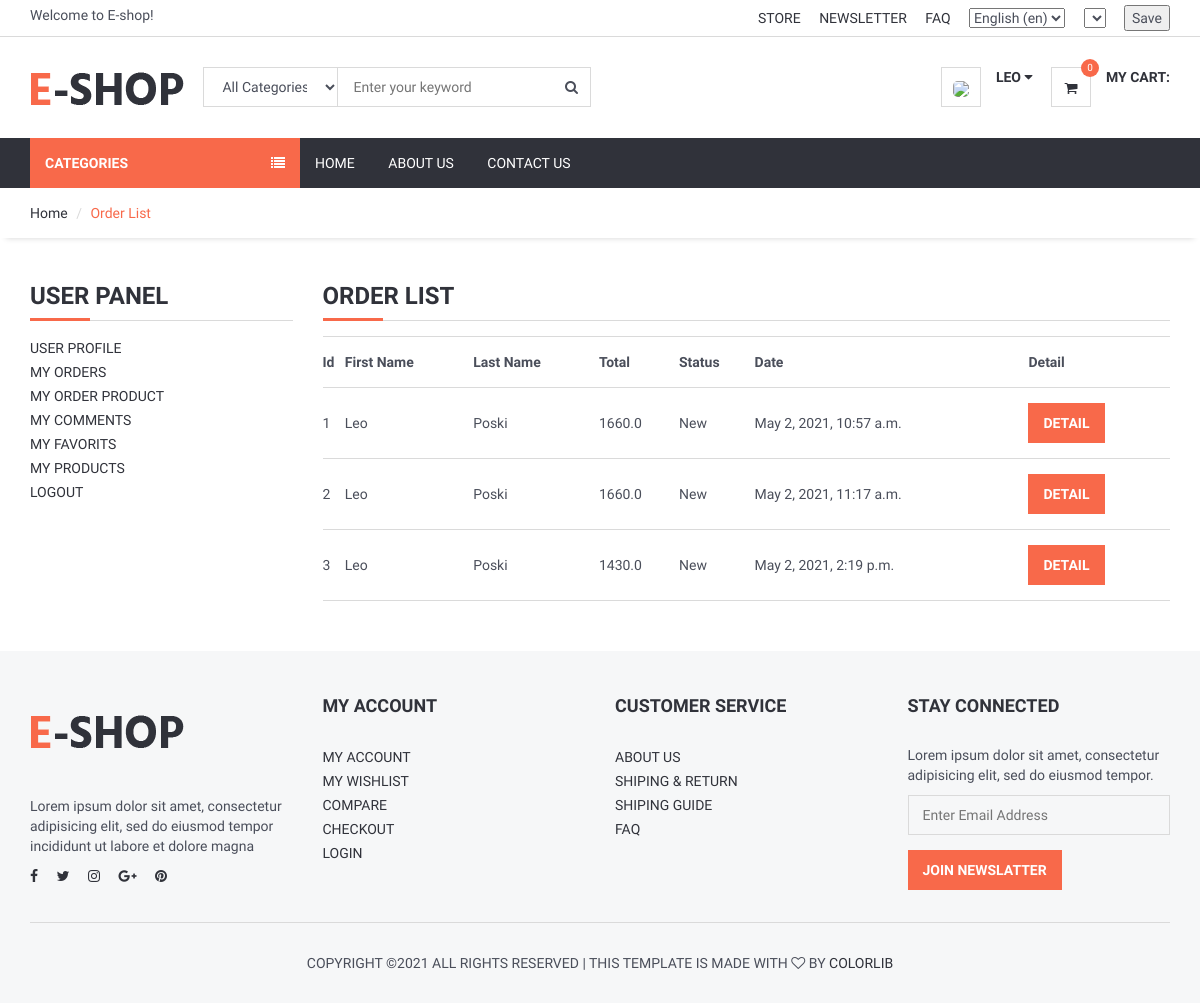
Screenshot of /user/orders/ (signed in) with the database file from the repository.
### order/models.py (models this page shows, shortened)
class Order(models.Model):
    STATUS = (
        ('New', 'New'),
        ('Accepted', 'Accepted'),
        ('Preaparing', 'Preaparing'),
        ('OnShipping', 'OnShipping'),
        ('Completed', 'Completed'),
        ('Canceled', 'Canceled'),
    )
    user = models.ForeignKey(User, on_delete=models.SET_NULL, null=True)
    code = models.CharField(max_length=5, editable=False)
    first_name = models.CharField(max_length=10)
    last_name = models.CharField(max_length=10)
    phone = models.CharField(blank=True, max_length=20)
    address = models.CharField(blank=True, max_length=150)
    city = models.CharField(blank=True, max_length=20)
    country = models.CharField(blank=True, max_length=20)
    total = models.FloatField()
    status = models.CharField(max_length=10, choices=STATUS, default='New')
    ip = models.CharField(blank=True, max_length=20)
    adminnote = models.CharField(blank=True, max_length=100)
    create_at = models.DateTimeField(auto_now_add=True)
    update_at = models.DateTimeField(auto_now=True)

### user/views.py (the view)
# urls.py: path('orders/', views.user_orders, name='user_orders'),
@login_required(login_url='/login') # Check login
def user_orders(request):
    current_user = request.user
    orders=Order.objects.filter(user_id=current_user.id)
    context = {#'category': category,
               'orders': orders,
               }
    return render(request, 'user_orders.html', context)

### home/templatetags/myapptags.py (called while the page is built)
@register.simple_tag
def shopcartcount(userid):
    count = ShopCart.objects.filter(user_id=userid).count()
    return count

### user/templates/user_orders.html (shortened to what this page needs)
{% extends 'homebase.html' %}
{% block sidebar %} {% include 'sidebar.html' %} {% endblock %}
{% block body %}
    <div id="breadcrumb">
        <div class="container">
            <ul class="breadcrumb">
                <li><a href="/">Home</a></li>
                <li class="active">Order List</li>
            </ul>
        </div>
    </div>
    <div class="section">
        <div class="container">
            <div class="row">
                <div class="col-md-3">
                    {% include "user_panel.html" %}
                </div>
                <div class="col-md-9">
                    <div class="order-summary clearfix">
                        <div class="section-title">
                            <h3 class="title">Order List</h3>
                        </div>
                        <table class="shopping-cart-table table">
                            <tr>
                                <th class="text-left">Id </th>
                                <th class="text-left">First Name </th>
                                <th class="text-left">Last Name </th>
                                <th class="text-left">Total </th>
                                <th class="text-left">Status </th>
                                <th class="text-left">Date </th>
                                <th class="text-left">Detail </th>
                            </tr>
                            {% for rs in orders %}
                                <tr>
                                    <td class="text-left">{{ rs.id}} </td>
                                    <td class="text-left">{{ rs.first_name}} </td>
                                    <td class="text-left">{{ rs.last_name}} </td>
                                    <td class="text-left">{{ rs.total}} </td>
                                    <td class="text-left">{{ rs.status}} </td>
                                    <td class="text-left">{{ rs.create_at}} </td>
                                    <td class="text-left"><a class="primary-btn" href="/user/orderdetail/{{ rs.id }}"> Detail </a></td>
                                </tr>
                            {% endfor %}
                        </table>
                    </div>
                </div>
            </div>
        </div>
    </div>
{% endblock %}

### home/templates/header.html (shortened to what this page needs)
{% load static %}
{% load i18n %}
{% load currency %}
<header>
    <div id="top-header">
        <div class="container">
            <div class="pull-left">
                <span>{% trans "Welcome to E-shop!" %}</span>
            </div>
            <div class="pull-right">
                <ul class="header-top-links">
                    <li><a href="#">{% trans "Store" %}</a></li>
                    <li><a href="#">{% trans "Newsletter" %}</a></li>
                    <li><a href="{% url 'faq' %}">{% trans "FAQ" %}</a></li>
                    <li class="dropdown default-dropdown">
                        <form action="{% url 'selectlanguage' %}" method="post">{% csrf_token %}
                            <select name="language" onchange="submit()" >
                                {% get_current_language as LANGUAGE_CODE %}
                                {% get_available_languages as LANGUAGES %}
                                {% get_language_info_list for LANGUAGES as languages %}
                                {% for language in languages %}
                                    <option value="{{ language.code }}"{% if language.code == LANGUAGE_CODE %} selected{% endif %}>
                                        {{ language.name_local }} ({{ language.code }})
                                    </option>
                                {% endfor %}
                            </select>
                        </form>
                    </li>
                    <li class="dropdown default-dropdown">
                        <form id="currency_switcher" method="POST" action="{% url 'selectcurrency' %}">
                            <select name="currency" onchange="submit()" >
                            </select>
                        </form>
                    </li>
                    <li class="dropdown default-dropdown">
                        <form id="currency_switcher" method="POST" action="{% url 'savelangcur' %}">
                            <input type="submit" value="Save" />
                        </form>
                    </li>
                </ul>
            </div>
        </div>
    </div>
    <div id="header">
        <div class="container">
            <div class="pull-left">
                <div class="header-logo">
                    <a class="logo" href="{% url 'home' %}">
                        <img src="{% static '' %}img/logo.png" alt="">
                    </a>
                </div>
                <div class="header-search">
                    <form action="/search/" method="post">
                        <input id="query" name="query" class="input search-input" type="text" placeholder="Enter your keyword">
                        <select name="catid"  class="input search-categories">
                            <option value="0">{% trans "All Categories" %}</option>
                        </select>
                        <button class="search-btn"><i class="fa fa-search"></i></button>
                    </form>
                </div>
            </div>
            <div class="pull-right" >
                <ul class="header-btns">
                    <li class="header-account dropdown default-dropdown">
                        {% if user.id is not None %}
                            <div class="dropdown-toggle" role="button" data-toggle="dropdown" aria-expanded="true">
                                <div class="header-btns-icon">
                                    <img src="{{ request.session.userimage }}" style="height: 40px; border-radius: 30%">
                                </div>
                                <strong class="text-uppercase">{{ user.first_name }} <i class="fa fa-caret-down"></i></strong>
                            </div>
                        {% else %}
                            <a href="{% url 'login' %}" class="text-uppercase">Login</a> / <a href="{% url 'signup' %}" class="text-uppercase">Sign Up</a>
                        {% endif %}
                    </li>
                    <li class="header-cart dropdown default-dropdown">
                        <a href="{% url 'shopcart'%}" >
                            <div class="header-btns-icon">
                                <i class="fa fa-shopping-cart"></i>
                                {% load myapptags %}
                                {% shopcartcount user.id as count %}
                                <span class="qty">{{ count }}</span>
                            </div>
                            <strong class="text-uppercase">{% trans "My Cart:" %}</strong>
                            <br>
                        </a>
                    </li>
                </ul>
            </div>
        </div>
    </div>
</header>

### static/css/lagacy-style.css (style rules this page uses)
body { font-family: 'Hind', sans-serif; color: #4A4E5A; overflow-x: hidden; }
h1, h2, h3, h4, h5, h6 { color: #30323A; margin: 0 0 10px; font-weight: 700; }
a { color: #30323A; -webkit-transition: 0.3s color; transition: 0.3s color; }
strong { color: #30323A; }
ul, ol { margin: 0; padding: 0; list-style: none }
.main-btn, .primary-btn { display: inline-block; padding: 10px 15px; text-transform: uppercase; font-weight: 700; border: none; -webkit-transition: 0.3s all; transition: 0.3s all; }
.primary-btn { color: #FFF; background-color: #F8694A; }
.input { width: 100%; height: 40px; padding: 0px 15px; border: none; background-color: transparent; -webkit-box-shadow: 0px 0px 0px 1px #DADADA inset, 0px 0px 0px 5px transparent; box-shadow: 0px 0px 0px 1px #DADADA inset, 0px 0px 0px 5px transparent; -webkit-transition: 0.3s all; transition: 0.3s all; }
.section { padding-top: 30px; padding-bottom: 30px; }
.section-title { position: relative; margin-bottom: 15px; margin-top: 15px; border-bottom: 1px solid #DADADA; }
.section-title .title { display: inline-block; text-transform: uppercase; }
.section-title:after { content: ""; position: absolute; left: 0; bottom: -1.5px; height: 3px; width: 60px; background-color: #F8694A; }
#breadcrumb { -webkit-box-shadow: 0px 6px 6px -6px rgba(0, 0, 0, 0.175); box-shadow: 0px 6px 6px -6px rgba(0, 0, 0, 0.175); }
.breadcrumb { background-color: transparent; border: none; border-radius: 0px; padding: 15px 0px; margin: 0; }
.breadcrumb>.active { color: #F8694A; }
.breadcrumb>li+li:before { color: #DADADA; }
#header { padding-top: 15px; padding-bottom: 15px; }
#top-header { padding-top: 5px; padding-bottom: 5px; border-bottom: 1px solid #DADADA; }
.header-top-links>li { display: inline-block; }
.header-top-links>li+li { margin-left: 15px; }
.header-top-links>li>a { cursor: pointer; text-transform: uppercase; }
.header-logo { display: inline-block; margin-right: 15px; }
.header-logo .logo>img { width: 100%; max-height: 70px; }
.header-search { display: inline-block; padding: 15px 0px; max-width: 400px; }
.header-search>form { position: relative; }
.header-search>form .search-input { padding-left: 150px; padding-right: 45px; }
.header-search>form .search-categories { position: absolute; left: 0px; top: 0px; width: 135px; }
.header-search>form .search-btn { position: absolute; top: 0px; right: 0px; width: 40px; height: 40px; background-color: transparent; border: none; }
.header-btns>li { display: inline-block; vertical-align: top; padding: 15px 0px; }
.header-btns>li+li { margin-left: 15px; }
.header-btns>li .header-btns-icon { position: relative; float: left; margin-right: 15px; width: 40px; height: 40px; line-height: 40px; text-align: center; color: #30323A; background-color: #FFF; border: 1px solid #DADADA; }
.header-btns .dropdown-toggle { display: block; cursor: pointer; }
.header-cart .header-btns-icon .qty { position: absolute; right: -9px; top: -9px; width: 18px; height: 18px; line-height: 18px; text-align: center; font-size: 10px; background: #F8694A; color: #FFF; border-radius: 50%; }
.shopping-cart-table>tbody>tr>td, .shopping-cart-table>tbody>tr>th, .shopping-cart-table>tfoot>tr>td, .shopping-cart-table>tfoot>tr>th, .shopping-cart-table>thead>tr>td, .shopping-cart-table>thead>tr>th { padding: 15px 0px; vertical-align: middle; border-top: 1px solid #DADADA; }
.shopping-cart-table>tbody>tr:last-child>td { border-bottom: 1px solid #DADADA; }

### rows the page displays
Order: id "1", first_name "Leo", last_name "Poski", total "1660.0", status "New", create_at "May 2, 2021, 10:57 a.m."
Order: id "2", first_name "Leo", last_name "Poski", total "1660.0", status "New", create_at "May 2, 2021, 11:17 a.m."
Order: id "3", first_name "Leo", last_name "Poski", total "1430.0", status "New", create_at "May 2, 2021, 2:19 p.m."

### other values shown
{{ user.first_name }} "LEO"
{{ count }} "0"
form field language "English (en)"
